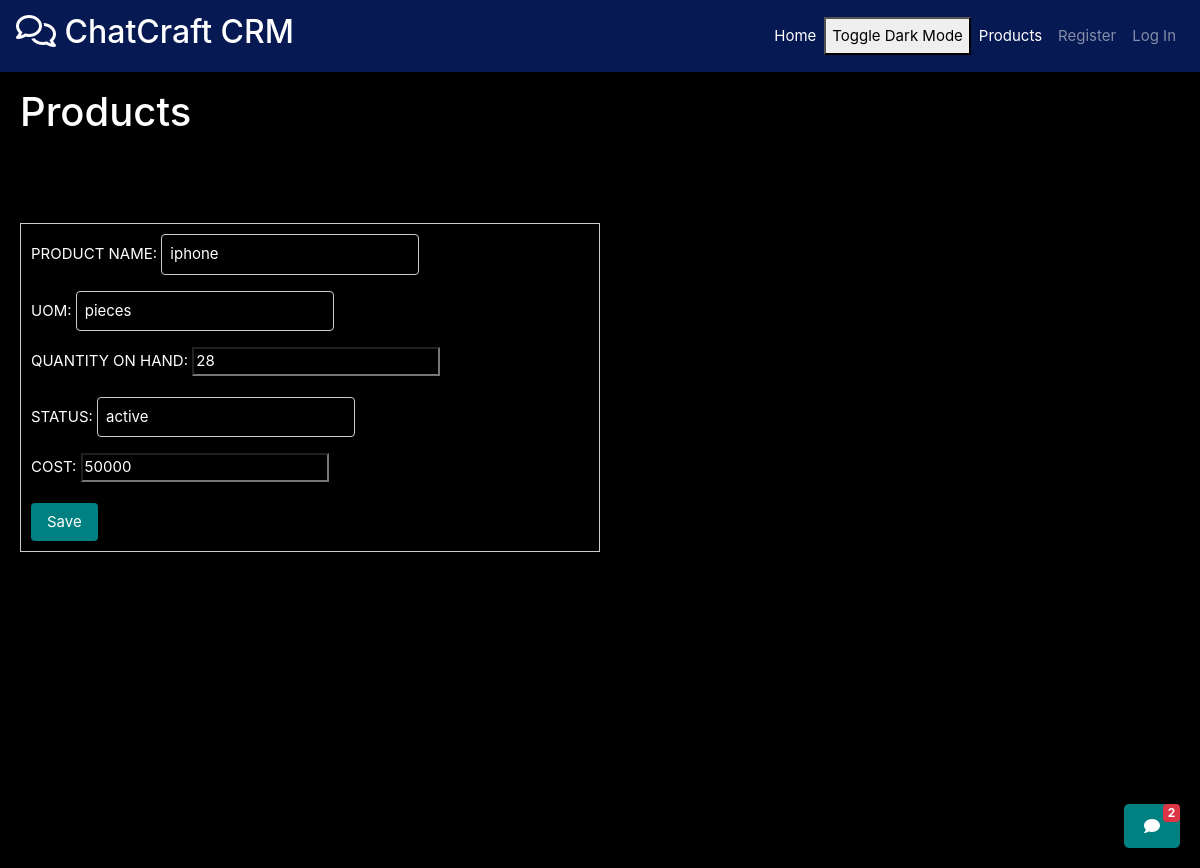
The app's page /products/edit/1/ with its own data.
### products/models.py (models this page shows, shortened)
class Product(models.Model):
    PRODUCT_ID=models.AutoField(primary_key=True)
    PRODUCT_NAME = models.CharField(max_length=35,unique = True)
    UOM=models.CharField(max_length=35,null=True,blank=True)
    COST = models.IntegerField(default=0,null=True,blank=True)
    QUANTITY_ON_HAND=models.IntegerField(default = 0,null=True,blank=True)
    STATUS = models.CharField(max_length=35,null = True,blank=True)

### products/views.py (the view)
# urls.py: path('edit/<int:product_id>/',views.editProduct),
@csrf_exempt
def editProduct(request, product_id):
    instance = get_object_or_404(Product, pk=product_id)
    if request.method == 'POST':
        form = ProductForm(request.POST, instance=instance)
        if form.is_valid():
            form.save()
            return redirect('/products/get/')
    else:
        form = ProductForm(instance=instance)
    return render(request, 'Products/save_Product.html', {'form': form, 'instance': instance})

### products/forms.py (shortened to what this page needs)
class ProductForm(forms.ModelForm):
    class Meta:
        model = Product
        fields = ["PRODUCT_NAME", "UOM", "QUANTITY_ON_HAND", "STATUS", "COST"]  # List the fields you want to edit

### products/templates/Products/save_Product.html (shortened to what this page needs)
{% extends 'base.html' %}
{% block extra_nav%}
<li class="nav-item">
    <a class="nav-link" href="/products/get/" style="color: white;">Products</a>
</li>
{% endblock %}
{% block content %}
<h1>Products</h1>
<br><br><br>
<form method="post">
    {{ form.as_p }}
    <button type="submit">Save</button>
</form>
{% endblock %}

### templates/base.html (style rules this page uses)
body { background-repeat: no-repeat; background-attachment: fixed; background-size: cover; }
body { font-size: 15px; }
form { margin-top: 20px; padding: 10px; border: 1px solid #ccc; background-color: #f8f8f8; width: 50%; }
form input[type="text"] { padding: 8px; margin-right: 10px; border: 1px solid #ccc; border-radius: 4px; }
form button[type="submit"] { padding: 8px 16px; background-color: teal; border: none; color: white; border-radius: 4px; cursor: pointer; }
h1 { flex: 1; margin: 0; position: relative; }
.grid-container * { color: white; background-color: black; }

### records on screen
Product: PRODUCT_NAME "iphone", UOM "pieces", QUANTITY_ON_HAND "28", STATUS "active", COST "50000"
